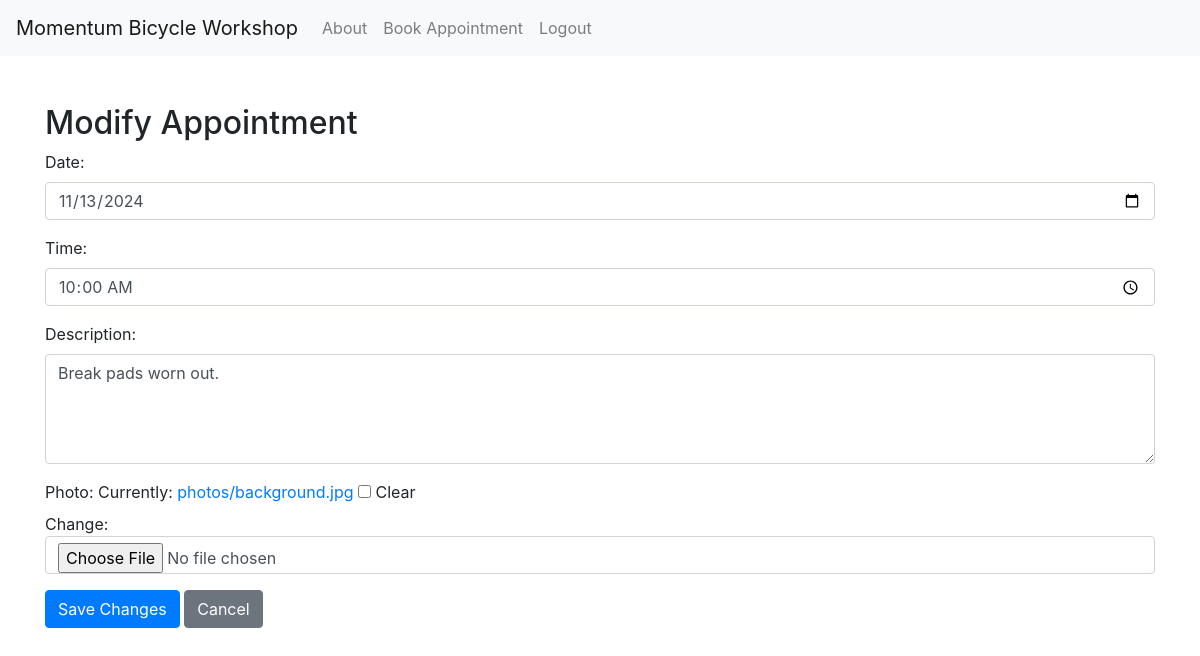
/appointment/modify/27/ (signed in), run on the app's committed database.
### myapp/models.py (models this page shows, shortened)
class Appointment(models.Model):
    user = models.ForeignKey(User, on_delete=models.CASCADE)  # Associate the appointment with a user
    date = models.DateField()
    time = models.TimeField()
    description = models.TextField(blank=True)  # Allowing blank descriptions
    photo = models.ImageField(upload_to='photos/', blank=True, null=True)
    class Meta:  # This should be properly indented within the model
        unique_together = ('user', 'date')  # or ('user', 'date', 'time') if you want to prevent double booking at the same time

### myapp/views.py (the view)
# urls.py: path('appointment/modify/<int:appointment_id>/', modify_appointment, name='modify_appointment'),  # Directly use the imported function
@login_required
def modify_appointment(request, appointment_id):
    appointment = get_object_or_404(Appointment, id=appointment_id, user=request.user)
    if request.method == "POST":
        form = AppointmentForm(request.POST, request.FILES, instance=appointment)
        if form.is_valid():
            form.save()
            messages.success(request, "Your appointment has been updated successfully.")
            return redirect('appointment_list')
    else:
        form = AppointmentForm(instance=appointment)
    return render(request, 'myapp/modify_appointment.html', {'form': form, 'appointment': appointment})

### myapp/forms.py
class AppointmentForm(forms.ModelForm):
    photo = forms.ImageField(required=False)
    class Meta:
        model = Appointment
        fields = ['date', 'time', 'description', 'photo']  # Include 'photo' in the fields list
        widgets = {
            'date': forms.DateInput(attrs={'type': 'date', 'class': 'form-control'}),
            'time': forms.TimeInput(attrs={'type': 'time', 'class': 'form-control'}),
            'description': forms.Textarea(attrs={'rows': 4, 'class': 'form-control'}),
        }
    def __init__(self, *args, **kwargs):
        super(AppointmentForm, self).__init__(*args, **kwargs)
        self.fields['date'].widget.attrs.update({'class': 'form-control'})
        self.fields['time'].widget.attrs.update({'class': 'form-control'})
        self.fields['description'].widget.attrs.update({'class': 'form-control'})
        self.fields['photo'].widget.attrs.update({'class': 'form-control'})  # Style the photo field as well

### myapp/templates/myapp/modify_appointment.html (shortened to what this page needs)
<!DOCTYPE html>
<html lang="en">
<head>
    <link rel="stylesheet" href="https://maxcdn.bootstrapcdn.com/bootstrap/4.5.2/css/bootstrap.min.css">
</head>
<body>
    {% include 'myapp/navbar.html' %}
    <div class="container mt-5">
        <h2>Modify Appointment</h2>
        <form method="post" enctype="multipart/form-data">
            <div class="form-group">
                {{ form.as_p }}
            </div>
            <button type="submit" class="btn btn-primary">Save Changes</button>
            <a href="{% url 'appointment_list' %}" class="btn btn-secondary">Cancel</a>
        </form>
    </div>
</body>
</html>

### data on the page
Appointment: date "11/13/2024", time "10:00:00", description "Break pads worn out."
